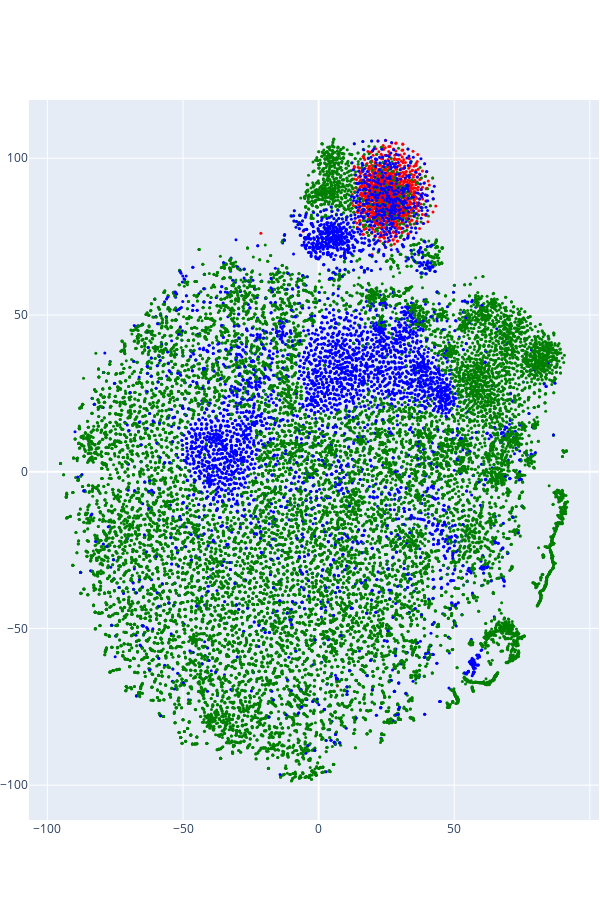

Write notebook code for a chart like this one.
### Code cell
import plotly.graph_objs as go

scatter = go.Scatter(
    x=tsne_embeddings_2d[:, 0],
    y=tsne_embeddings_2d[:, 1],
    text=sorted_tokens,
    mode="markers",
    marker=dict(
        color=token_colors,
        size=3,
    ),
)

fig = go.Figure(data=[scatter],
                layout=dict(
                    width=600,
                    height=900,
                    margin=dict(l=0, r=0,),
                )
)

fig.show()

### Figure 1 — Plotly figure (JSON) as saved in the notebook; plotly's stock layout.template omitted (floating-point values rounded to 4 significant figures; data arrays with more than 128 entries replaced by an {"elided": "..."} marker saying what was removed)
{"data": [{"marker": {"color": {"elided": "30522 str values"}, "size": 3}, "mode": "markers", "text": {"elided": "30522 str values"}, "type": "scatter", "x": {"elided": "30522 float values"}, "y": {"elided": "30522 float values"}}], "layout": {"height": 900, "margin": {"l": 0, "r": 0}, "width": 600}}
